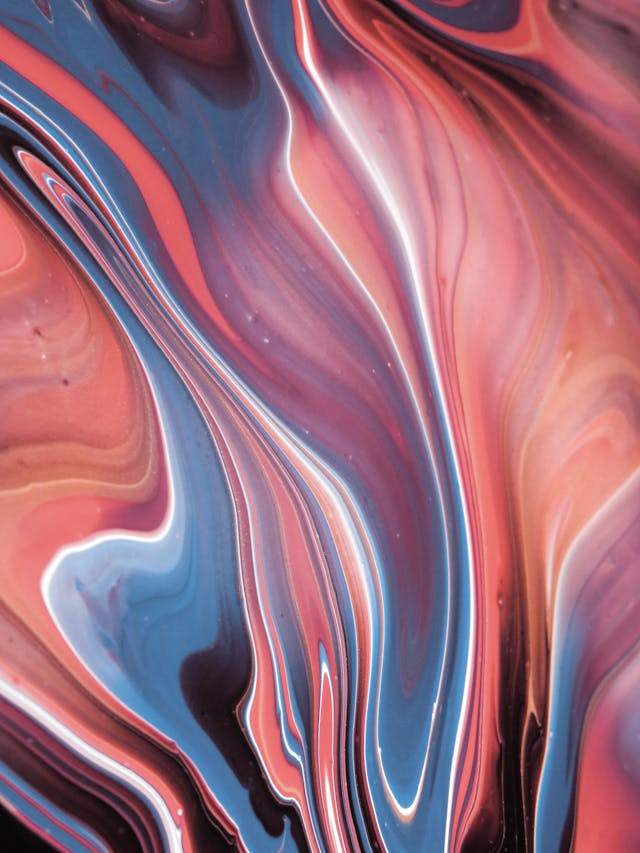
#> input picture texture-art-source/p1.jpg, 640 x 853 px; its folder holds 4 pictures in this run
$ python texture-art.py -i texture-art-source/p1.jpg
#> lines starting #> are read from the running program, lines starting #| are printed output that depends on the picture
import argparse
import io
import os
import random

import matplotlib.pyplot as plt
from PIL import Image


def get_image_from_bytes(byte_contents: bytes) -> Image:
    """_summary_

    Args:
        byte_contents (bytes): Input image bytes.

    Returns:
        Image: Output image.
    """
    return Image.open(io.BytesIO(byte_contents)).convert("RGBA")


def get_image_from_path(image_path: str) -> Image:
    """_summary_

    Args:
        image_path (str): Input image path.

    Returns:
        Image: Output image.
    """
#> called with image_path = 'texture-art-source/p1.jpg'
    return Image.open(image_path).convert("RGBA")


def get_random_texture_path(folder_path: str) -> str:
    """_summary_

    Args:
        folder_path (str): The folder where to find images(only jpg)

    Returns:
        str: Full path of a selected image
    """
#> call 2 of get_image_from_path, with image_path = 'texture-art-source/p4.jpg'
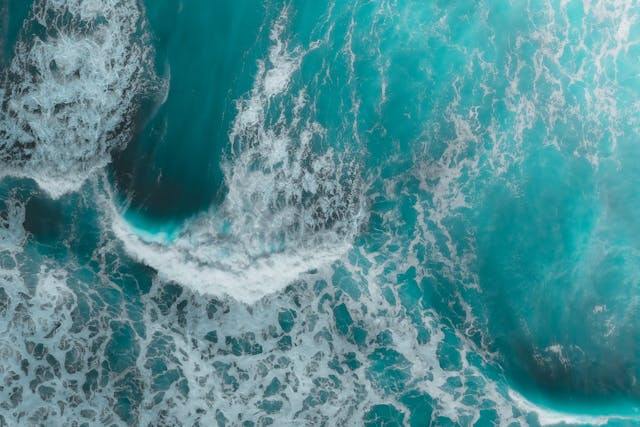
#> input picture texture-art-source/p4.jpg, 640 x 427 px
    # get all .jpg files in the folder
    jpg_files = [f for f in os.listdir(folder_path) if f.endswith(".jpg")]

    if not jpg_files:
        return None

    # randomly select a .jpg file
    file = random.choice(jpg_files)

    # return full path
    return os.path.join(folder_path, file)


def apply_texture_with_fit_cover(input_image: Image, texture_image: Image, alpha_threshold=128) -> Image:
    """_summary_

    Args:
        input_image (Image): Input image
        texture_image (Image): Texture image
        alpha_threshold (int, optional): The alpha value threshold (0-255).
                               Only areas with an alpha value higher than this threshold
                               will receive the texture. Default is 128.
                               - 0 means fully transparent areas are affected.
                               - 255 means only fully opaque areas are affected
                               - Defaults to 128.

    Returns:
        Image: Output image.
    """
#> called with alpha_threshold = 128
    # get width and height of the input and texture images
    input_width, input_height = input_image.size
#> input_width = 640; input_height = 853
    texture_width, texture_height = texture_image.size
#> texture_width = 640; texture_height = 427

    # calculate the scaling factor to ensure the texture covers the input image (object-fit: cover effect)
    scale = max(input_width / texture_width, input_height / texture_height)
#> scale = 2
    new_texture_size = (int(texture_width * scale), int(texture_height * scale))
#> new_texture_size = (1278, 853)

    # resize the texture image, maintaining the aspect ratio to cover the input image
    texture_img_resized = texture_image.resize(new_texture_size, Image.Resampling.LANCZOS)

    # calculate the area to crop from the texture to center it
    crop_x = (new_texture_size[0] - input_width) // 2
#> crop_x = 319
    crop_y = (new_texture_size[1] - input_height) // 2
#> crop_y = 0
    texture_img_cropped = texture_img_resized.crop((crop_x, crop_y, crop_x + input_width, crop_y + input_height))
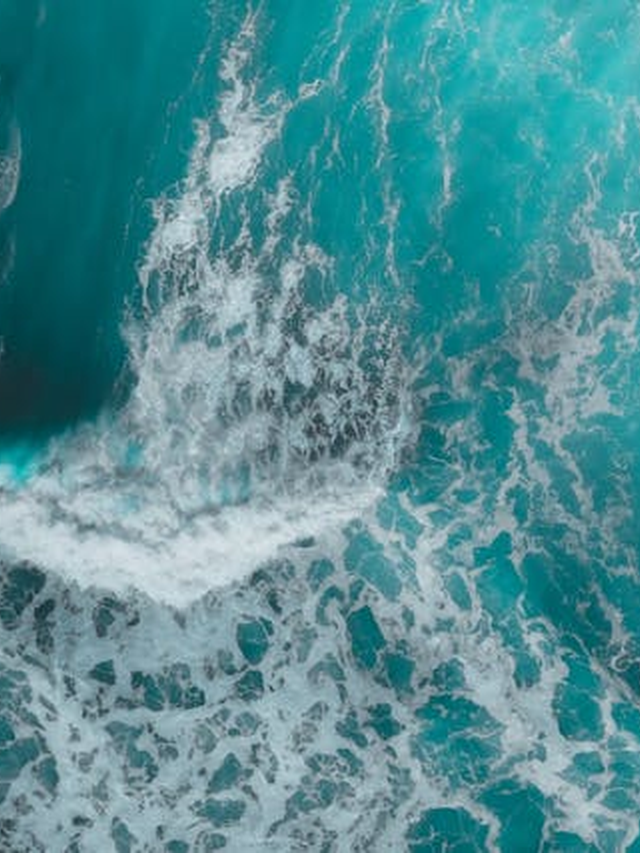
#> texture_img_cropped: PIL image 640x853 RGBA; mean R, G, B, A 82, 141.8, 148.9, 255

    # extract the alpha channel from the input image
    input_alpha = input_image.split()[3]
#> input_alpha: PIL image 640x853 L; every value is 255

    # create an empty image
    result_img = Image.new("RGBA", (input_width, input_height), (0, 0, 0, 0))
#> result_img: PIL image 640x853 RGBA; every value is 0

    # iterate over each pixel, applying the texture based on the alpha channel
    for y in range(input_height):
        for x in range(input_width):
            # get current pixel's alpha value
            alpha_value = input_alpha.getpixel((x, y))

            # apply the texture if the alpha value exceeds the threshold
            if alpha_value > alpha_threshold:
                # use the pixel from the texture image
                texture_pixel = texture_img_cropped.getpixel((x, y))
                result_img.putpixel((x, y), texture_pixel)
            else:
                # retain the original transparency or make it fully transparent
                result_img.putpixel((x, y), (0, 0, 0, 0))
    return result_img


if __name__ == "__main__":
    parser = argparse.ArgumentParser(description="Apply a texture image to an input image.")

    parser.add_argument("--input_image", "-i", type=str, help="Path to the input image.")
    parser.add_argument("--texture_image", "-t", type=str, help="Path to the texture image.", default=None)
    parser.add_argument("--output", "-o", type=str, help="Path to save the output image. (default value: None, and it will 'Show')", default=None)
    # parser.add_argument("--alpha_threshold", "-a", type=int, help="The alpha value threshold (0-255)", default=128)

    args = parser.parse_args()

    # check 'input_image' argument
    if not args.input_image:
        import sys

        print("No input file provided!")
        sys.exit(1)

    original_img = get_image_from_path(args.input_image)

    # check 'texture_image' argument
    # if texture_image is None, select a random texture from somewhere
    if args.texture_image is None:
        random_texture_path = get_random_texture_path("texture-art-source")
        texture_img = get_image_from_path(random_texture_path)
    else:
        texture_img = get_image_from_path(args.texture_image)

    result_img = apply_texture_with_fit_cover(original_img, texture_img)

    if args.output:
        result_img.save(args.output, "PNG")
    else:
        plt.imshow(result_img)
        plt.axis("off")
        plt.show()

# Example:
# 1. python3 texture-art.py -i example/ztm-logo.png
# 2. python3 texture-art.py -i example/ztm-logo.png -t your/own/texture/path
# 3. python3 texture-art.py -i example/ztm-logo.png -o texture-art.png
